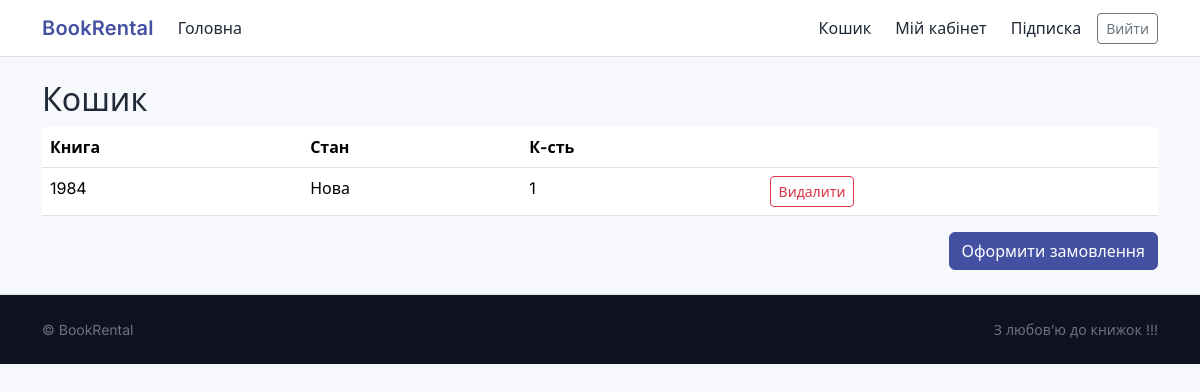
The page /orders/cart/ (signed in) on the database its author committed.
### orders/models.py (models this page shows, shortened)
class CartItem(models.Model):
    user = models.ForeignKey(User, on_delete=models.CASCADE, related_name="cart_items")
    book = models.ForeignKey(Book, on_delete=models.CASCADE)
    condition = models.CharField(max_length=16, choices=BookCondition.choices)
    qty = models.PositiveIntegerField(default=1)
    created_at = models.DateTimeField(auto_now_add=True)
    class Meta:
        unique_together = ("user", "book", "condition")

### books/models.py (models this page shows, shortened)
class Book(models.Model):
    title = models.CharField(max_length=200, unique=True)
    slug = models.SlugField(max_length=220, unique=True, blank=True)
    author = models.CharField(max_length=160)
    description = models.TextField(blank=True)
    category = models.ForeignKey(Category, on_delete=models.SET_NULL, null=True, related_name="books")
    pages = models.PositiveIntegerField(validators=[MinValueValidator(1)])
    in_stock = models.BooleanField(default=True)
    cover = models.ImageField(upload_to="covers/", blank=True, null=True)
    cover_url = models.URLField(blank=True)
    class Meta:
        ordering = ["title"]

### orders/views.py (the view)
# urls.py: path("cart/", cart_view, name="cart"),
@login_required
def cart_view(request):
    items = CartItem.objects.filter(user=request.user).select_related("book")
    return render(request, "orders/cart.html", {"items": items})

### templates/orders/cart.html
{% extends "base.html" %}
{% block content %}
<h2>Кошик</h2>
<table class="table">
  <thead><tr><th>Книга</th><th>Стан</th><th>К-сть</th><th></th></tr></thead>
  <tbody>
  {% for it in items %}
    <tr>
      <td>{{ it.book.title }}</td>
      <td>{{ it.get_condition_display }}</td>
      <td>{{ it.qty }}</td>
      <td><a class="btn btn-sm btn-outline-danger" href="{% url 'orders:remove_from_cart' it.id %}">Видалити</a></td>
    </tr>
  {% empty %}
    <tr><td colspan="4">Кошик порожній</td></tr>
  {% endfor %}
  </tbody>
</table>
<div class="d-flex justify-content-end">
  <a class="btn btn-primary" href="{% url 'orders:checkout' %}">Оформити замовлення</a>
</div>
{% endblock %}

### static/css/site.css (style rules this page uses)
:root { --brand: #4451a3; --brand-700: #37448a; --accent: #ff7a3d; --success: #2eb67d; --warning: #f2b415; --danger: #e14c4c; --ink: #1f2937; --muted: #6b7280; --bg: #f7f8fc; --surface: #ffffff; --border: #e9edf3; --br-radius: 14px; }
* { box-sizing: border-box; }
html,body { height: 100%; }
body { font-family: "Inter", system-ui, -apple-system, "Segoe UI", Roboto, "Helvetica Neue", Arial, "Apple Color Emoji", "Segoe UI Emoji"; color: var(--ink); background: var(--bg); }
a { color: var(--brand); text-decoration: none; }
.btn-primary { --bs-btn-bg: var(--brand); --bs-btn-border-color: var(--brand); --bs-btn-hover-bg: var(--brand-700); --bs-btn-hover-border-color: var(--brand-700); --bs-btn-active-bg: var(--brand-700); --bs-btn-active-border-color: var(--brand-700); --bs-btn-disabled-bg: var(--brand); --bs-btn-disabled-border-color: var(--brand); }

### rows shown on the page
CartItem: book "1984", condition "Нова", qty "1"
